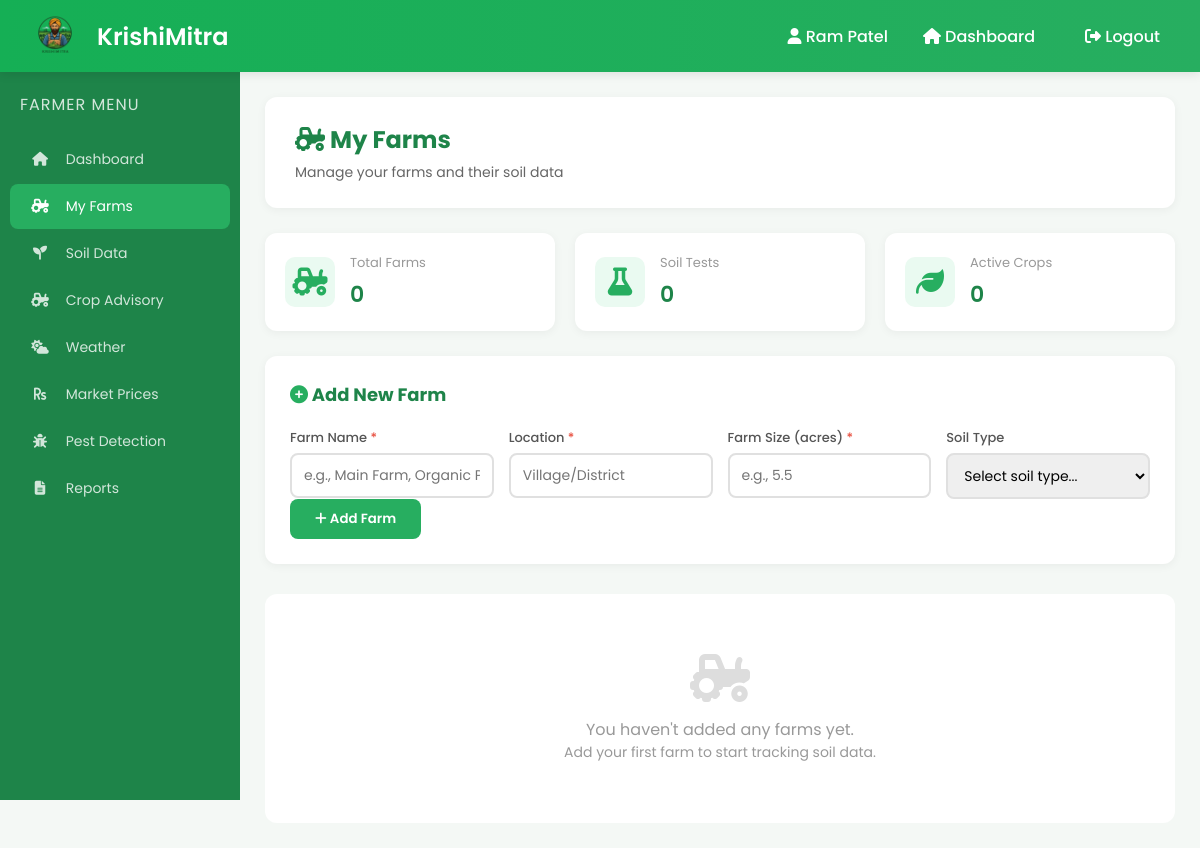
The app's page /farmer/manage_farms.php (signed in), older data.
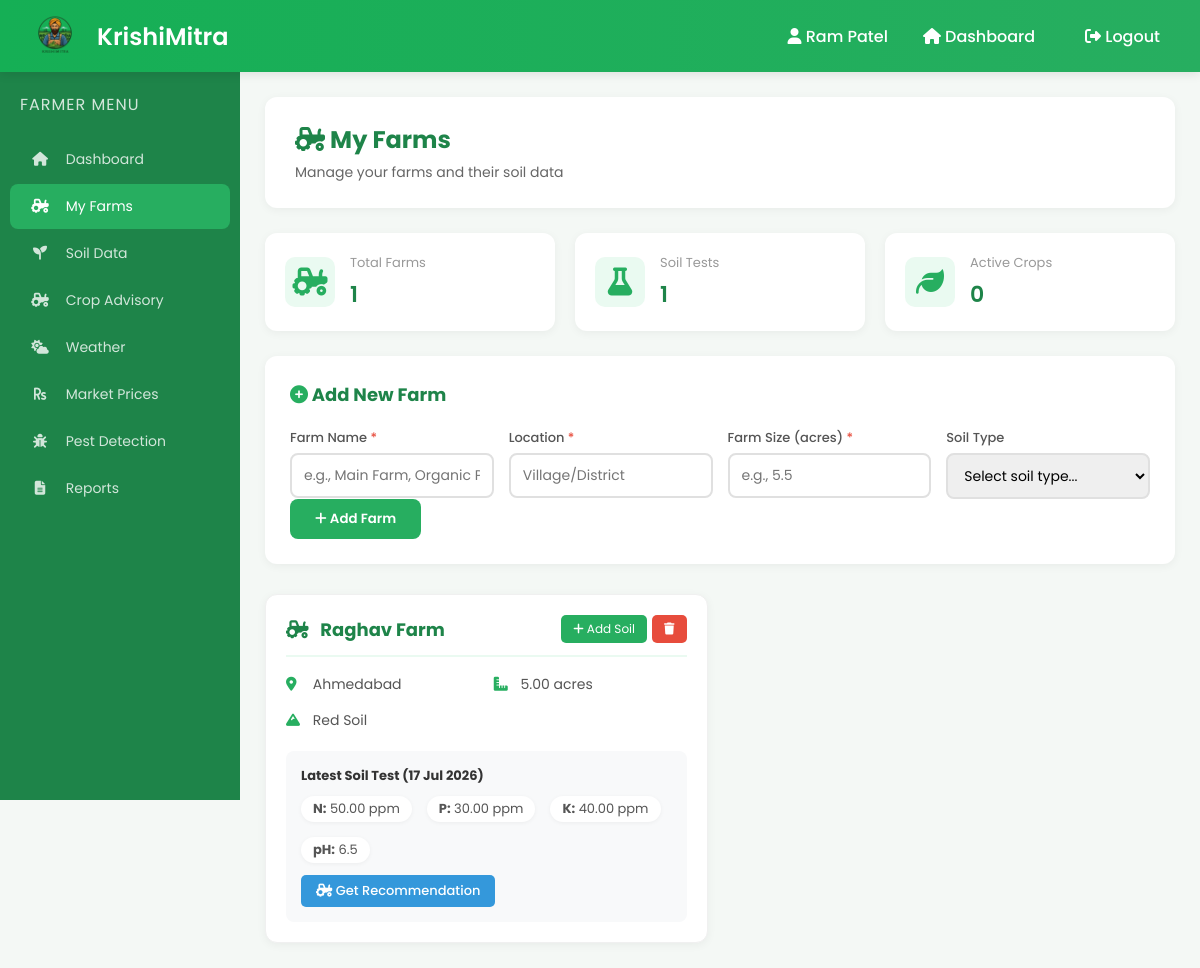
The same page, newer data.
### tables this page shows
CREATE TABLE `farms` (
  `id` int(11) NOT NULL,
  `farmer_id` int(11) NOT NULL,
  `farm_name` varchar(100) NOT NULL,
  `location` varchar(100) NOT NULL,
  `farm_size` decimal(10,2) NOT NULL,
  `soil_type` varchar(50) DEFAULT NULL,
  `crop_history` text DEFAULT NULL,
  `created_at` timestamp NOT NULL DEFAULT current_timestamp()
);

CREATE TABLE `soil_data` (
  `id` int(11) NOT NULL,
  `farm_id` int(11) NOT NULL,
  `farmer_id` int(11) NOT NULL,
  `nitrogen` decimal(6,2) NOT NULL,
  `phosphorus` decimal(6,2) NOT NULL,
  `potassium` decimal(6,2) NOT NULL,
  `ph` decimal(4,1) NOT NULL,
  `temperature` decimal(5,1) NOT NULL,
  `humidity` decimal(5,1) NOT NULL,
  `rainfall` decimal(6,2) NOT NULL,
  `test_date` date NOT NULL,
  `created_at` timestamp NOT NULL DEFAULT current_timestamp()
);

### farmer/manage_farms.php (the view, shortened to what this page needs)
<?php
require_once '../config/database.php';
$farmer_id = $_SESSION['farmer_id'];
$stmt = $pdo->prepare("SELECT * FROM farms WHERE farmer_id = ? ORDER BY created_at DESC");
$stmt->execute([$farmer_id]);
$farms = $stmt->fetchAll();
$total_farms = 0;
$total_tests = 0;
try {
    $stmt = $pdo->prepare("SELECT COUNT(*) as total FROM farms WHERE farmer_id = ?");
    $stmt->execute([$farmer_id]);
    $result = $stmt->fetch();
    $total_farms = $result ? $result['total'] : 0;
    $stmt = $pdo->prepare("SELECT COUNT(*) as total FROM soil_data WHERE farmer_id = ?");
    $stmt->execute([$farmer_id]);
    $result = $stmt->fetch();
    $total_tests = $result ? $result['total'] : 0;
} catch(PDOException $e) {
    $total_tests = 0;
}
?>
<!DOCTYPE html>
<html lang="en">
<head>
    <link rel="stylesheet" href="farmer_dashboard.css">
    <link rel="stylesheet" href="manage_farms.css">
    <link rel="stylesheet" href="https://cdnjs.cloudflare.com/ajax/libs/font-awesome/6.5.0/css/all.min.css">
</head>
<body>
<div class="navbar">
    <div class="brand">
        <img src="../assets/images/logo1.png" alt="KrishiMitra Logo" onerror="this.src='../pictures/images/logo1.png'">
        <h2>KrishiMitra</h2>
    </div>
    <div class="nav-actions">
        <span><i class="fas fa-user"></i> <?php echo htmlspecialchars($_SESSION['farmer_name']); ?></span>
        <a href="farmer_dashboard.php"><i class="fas fa-home"></i> Dashboard</a>
        <a href="../logout.php" class="logout-btn"><i class="fas fa-sign-out-alt"></i> Logout</a>
    </div>
</div>
<div class="layout">
    <div class="sidebar">
        <h3>Farmer Menu</h3>
        <a href="farmer_dashboard.php"><i class="fas fa-home"></i> Dashboard</a>
        <a class="active" href="manage_farms.php"><i class="fas fa-tractor"></i> My Farms</a>
        <a href="soil_data.php"><i class="fas fa-seedling"></i> Soil Data</a>
        <a href="crop_recommendation.php"><i class="fas fa-tractor"></i> Crop Advisory</a>
        <a href="weather.php"><i class="fas fa-cloud-sun"></i> Weather</a>
        <a href="market_prices.php"><i class="fas fa-rupee-sign"></i> Market Prices</a>
        <a href="disease_detection.php"><i class="fas fa-bug"></i> Pest Detection</a>
        <a href="reports.php"><i class="fas fa-file-alt"></i> Reports</a>
    </div>
    <div class="content">
        <div class="welcome-box">
            <h2><i class="fas fa-tractor"></i> My Farms</h2>
            <p>Manage your farms and their soil data</p>
        </div>
        <div class="farm-stats">
            <div class="stat-card">
                <i class="fas fa-tractor"></i>
                <div>
                    <h3>Total Farms</h3>
                    <p><?php echo isset($total_farms) ? $total_farms : 0; ?></p>
                </div>
            </div>
            <div class="stat-card">
                <i class="fas fa-flask"></i>
                <div>
                    <h3>Soil Tests</h3>
                    <p><?php echo isset($total_tests) ? $total_tests : 0; ?></p>
                </div>
            </div>
            <div class="stat-card">
                <i class="fas fa-leaf"></i>
                <div>
                    <h3>Active Crops</h3>
                    <p>0</p>
                </div>
            </div>
        </div>
        <div class="farm-form">
            <h3><i class="fas fa-plus-circle" style="color: #27ae60;"></i> Add New Farm</h3>
            <form method="POST" action="">
                <div class="form-grid">
                    <div class="form-group">
                        <label>Farm Name <span class="required">*</span></label>
                        <input type="text" name="farm_name" placeholder="e.g., Main Farm, Organic Plot" required>
                    </div>
                    <div class="form-group">
                        <label>Location <span class="required">*</span></label>
                        <input type="text" name="location" placeholder="Village/District" required>
                    </div>
                    <div class="form-group">
                        <label>Farm Size (acres) <span class="required">*</span></label>
                        <input type="number" name="farm_size" step="0.01" min="0.01" placeholder="e.g., 5.5" required>
                    </div>
                    <div class="form-group">
                        <label>Soil Type</label>
                        <select name="soil_type">
                            <option value="">Select soil type...</option>
                        </select>
                    </div>
                </div>
                <button type="submit" name="add_farm" class="btn-primary">
                    <i class="fas fa-plus"></i> Add Farm
                </button>
            </form>
        </div>
        <div class="farms-grid">
            <?php if (count($farms) > 0): ?>
                <?php foreach ($farms as $farm):
                    try {
                        $stmt = $pdo->prepare("SELECT * FROM soil_data WHERE farm_id = ? ORDER BY test_date DESC LIMIT 1");
                        $stmt->execute([$farm['id']]);
                        $latest_soil = $stmt->fetch();
                    } catch(PDOException $e) {
                        $latest_soil = null;
                    }
                ?>
                <div class="farm-card">
                    <div class="farm-header">
                        <h3><i class="fas fa-tractor"></i> <?php echo htmlspecialchars($farm['farm_name']); ?></h3>
                        <div class="farm-actions">
                            <a href="soil_data.php?farm_id=<?php echo $farm['id']; ?>" class="btn-sm btn-add">
                                <i class="fas fa-plus"></i> Add Soil
                            </a>
                            <a href="#" onclick="confirmDelete(<?php echo $farm['id']; ?>)" class="btn-sm btn-delete">
                                <i class="fas fa-trash"></i>
                            </a>
                        </div>
                    </div>
                    <div class="farm-details">
                        <p><i class="fas fa-map-marker-alt"></i> <?php echo htmlspecialchars($farm['location']); ?></p>
                        <p><i class="fas fa-ruler-combined"></i> <?php echo $farm['farm_size']; ?> acres</p>
                        <?php if ($farm['soil_type']): ?>
                            <p><i class="fas fa-mountain"></i> <?php echo htmlspecialchars($farm['soil_type']); ?> Soil</p>
                        <?php endif; ?>
                    </div>
                    <?php if ($latest_soil): ?>
                    <div class="farm-soil-summary">
                        <h4>Latest Soil Test (<?php echo date('d M Y', strtotime($latest_soil['test_date'])); ?>)</h4>
                        <div class="soil-values">
                            <span><strong>N:</strong> <?php echo $latest_soil['nitrogen']; ?> ppm</span>
                            <span><strong>P:</strong> <?php echo $latest_soil['phosphorus']; ?> ppm</span>
                            <span><strong>K:</strong> <?php echo $latest_soil['potassium']; ?> ppm</span>
                            <span><strong>pH:</strong> <?php echo $latest_soil['ph']; ?></span>
                        </div>
                        <a href="crop_recommendation.php?farm_id=<?php echo $farm['id']; ?>" class="btn-recommend">
                            <i class="fas fa-tractor"></i> Get Recommendation
                        </a>
                    </div>
                    <?php endif; ?>
                </div>
                <?php endforeach; ?>
            <?php else: ?>
                <div class="no-data">
                    <i class="fas fa-tractor"></i>
                    <p>You haven't added any farms yet.</p>
                    <p style="font-size: 14px; color: #999;">Add your first farm to start tracking soil data.</p>
                </div>
            <?php endif; ?>
        </div>
    </div>
</div>
</body>
</html>

### farmer/farmer_dashboard.css (style rules this page uses)
* { margin: 0; padding: 0; box-sizing: border-box; }
body { font-family: 'Poppins', sans-serif; background: #f4f8f5; overflow-x: hidden; }
.navbar { position: fixed; top: 0; left: 0; width: 100%; height: 72px; background: linear-gradient(90deg, #15af55, #27ae60); display: flex; justify-content: space-between; align-items: center; padding: 0 25px; color: white; z-index: 1000; box-shadow: 0 2px 10px rgba(0,0,0,0.1); }
.brand { display: flex; align-items: center; gap: 12px; }
.brand img { height: 60px; width: auto; object-fit: contain; }
.brand h2 { font-size: 24px; font-weight: 600; }
.nav-actions { display: flex; align-items: center; gap: 20px; }
.nav-actions span { color: white; font-weight: 500; }
.nav-actions a { color: white; text-decoration: none; font-weight: 500; padding: 8px 15px; border-radius: 6px; transition: 0.3s; }
.layout { display: flex; margin-top: 72px; }
.sidebar { position: fixed; top: 72px; left: 0; width: 240px; height: calc(100vh - 72px); background: #1e8449; padding: 20px 0; color: white; overflow-y: auto; }
.sidebar h3 { padding: 0 20px; margin-bottom: 20px; font-size: 16px; opacity: 0.8; font-weight: 400; letter-spacing: 1px; text-transform: uppercase; }
.sidebar a { display: block; color: rgba(255,255,255,0.8); text-decoration: none; padding: 12px 20px; margin: 2px 10px; border-radius: 8px; transition: 0.3s; font-size: 14px; }
.sidebar a i { margin-right: 12px; width: 20px; text-align: center; }
.sidebar a.active { background: #27ae60; color: white; }
.content { margin-left: 240px; padding: 25px; width: calc(100% - 240px); min-height: calc(100vh - 72px); }
.welcome-box { background: white; padding: 25px 30px; border-radius: 12px; margin-bottom: 25px; box-shadow: 0 2px 10px rgba(0,0,0,0.05); }
.welcome-box h2 { color: #1e8449; margin-bottom: 5px; }
.welcome-box p { color: #666; font-size: 14px; }
.btn-sm { padding: 5px 12px; font-size: 12px; text-decoration: none; display: inline-block; border-radius: 5px; border: none; cursor: pointer; transition: 0.3s; }

Row changes from the older to the newer data that the page shows:
added farms: farm_name "Raghav Farm", location "Ahmedabad", farm_size "5.00", soil_type "Red", soil_data.test_date "17 Jul 2026", soil_data.nitrogen "50.00", soil_data.phosphorus "30.00", soil_data.potassium "40.00", soil_data.ph "6.5"
Text that changed along with them:
$total_farms: "0" → "1"
$total_tests: "0" → "1"
text no longer shown: "You haven't added any farms yet. Add your first farm to start tracking soil data."
